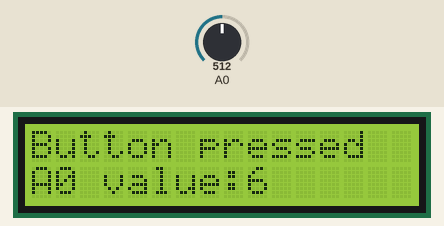
Recording of a sketch running on a simulated Arduino Uno, built with avr-gcc and run on an emulated ATmega328P. Shown: 16×2 character LCD. Inputs (shaded band) come from the test bench; at power-on: A0 = 512. What the sketch prints to the serial monitor is not drawn.

Above: at 1.2 s.
1.3 s: A0 set to 985
At 2.5 s:
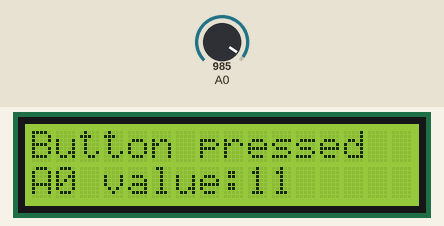
2.8 s: A0 set to 1017
At 4.0 s:
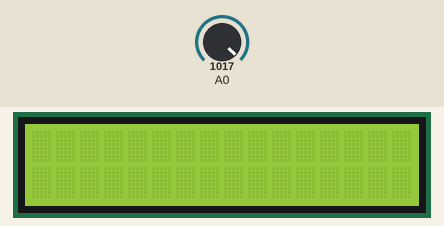
4.3 s: A0 set to 900
At 5.1 s:
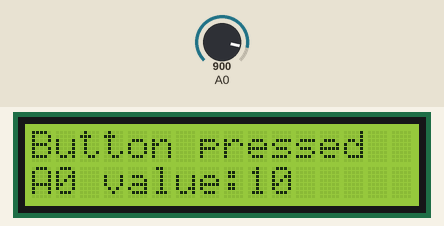
5.8 s: A0 set to 1010
At 6.1 s:
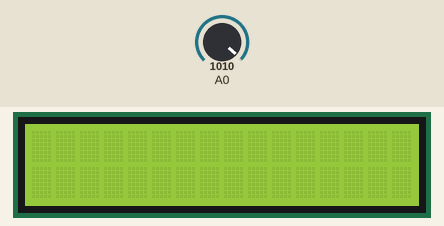
7.3 s: A0 set to 990
At 8.6 s:
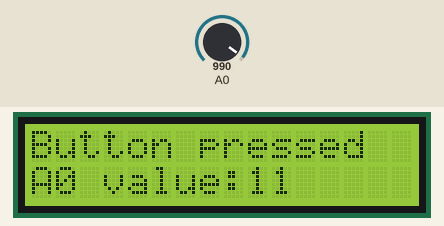
Timing chart, 0 to 9.8 s (numbered marks = the images above; inputs shaded):
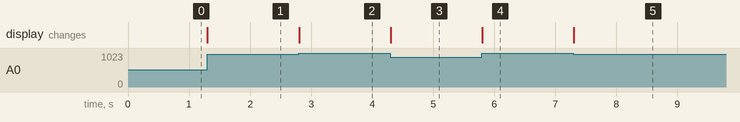

Measured:
- the behaviour switches between 999 and 1000 on A0 (found by bisection; images 1 and 2)
- after the input at 1.3 s, the display: changes at once (image 1)
- after the input at 2.8 s, the display: changes at once (image 2)
- after the input at 4.3 s, the display: changes at once (image 3)
- after the input at 5.8 s, the display: first changes at once (image 4 shows a later state)
- after the input at 7.3 s, the display: changes at once (image 5)

The sketch:

LCD_Shield_debug.ino
```cpp
#include <LiquidCrystal.h>

//I am unsure which button pin is which but they seem to span from A0 to A5. This sketch gets the LCD to display
//which button is being pressed.

LiquidCrystal lcd(8,9,4,5,6,7);
int prevValue = 0;
int currentValue = 0;

void setup() {
  Serial.begin(115200);
//  pinMode(A0,INPUT_PULLUP);
//  pinMode(A1,INPUT_PULLUP);
//  pinMode(A2,INPUT_PULLUP);
//  pinMode(A3,INPUT_PULLUP);
//  pinMode(A4,INPUT_PULLUP);
//  pinMode(A5,INPUT_PULLUP);
  lcd.begin(16,2);
  lcd.setCursor(0,0);
//  lcd.print("A0:0 A1:0 A2:0");
//  lcd.setCursor(0,1);
//  lcd.print("A3:0 A4:0 A5:0");
}

void loop() {
  if(anyButton()) {
    updateLCD();
    //rolling value
    prevValue = currentValue;
    currentValue = analogRead(A0);
    //double plot
    if(currentValue != prevValue) {
      Serial.print(map(currentValue,0,1023,1,1280));
      Serial.print(" ");
      Serial.println(map(prevValue,0,1023,1,640));
    }
  }
  else {
    lcd.clear();
  }
}
```

anyButton.ino
```cpp
bool anyButton() {
  if(analogRead(A0)<1000) {
    return true;
  }
  else return false;
}
```

updateLCD.ino
```cpp
void updateLCD() {

  lcd.setCursor(0,0);
  lcd.print("Button pressed");
  lcd.setCursor(0,1);
  lcd.print("A0 value:");
  lcd.print(map(analogRead(A0),0,1023,0,12));
}
```
